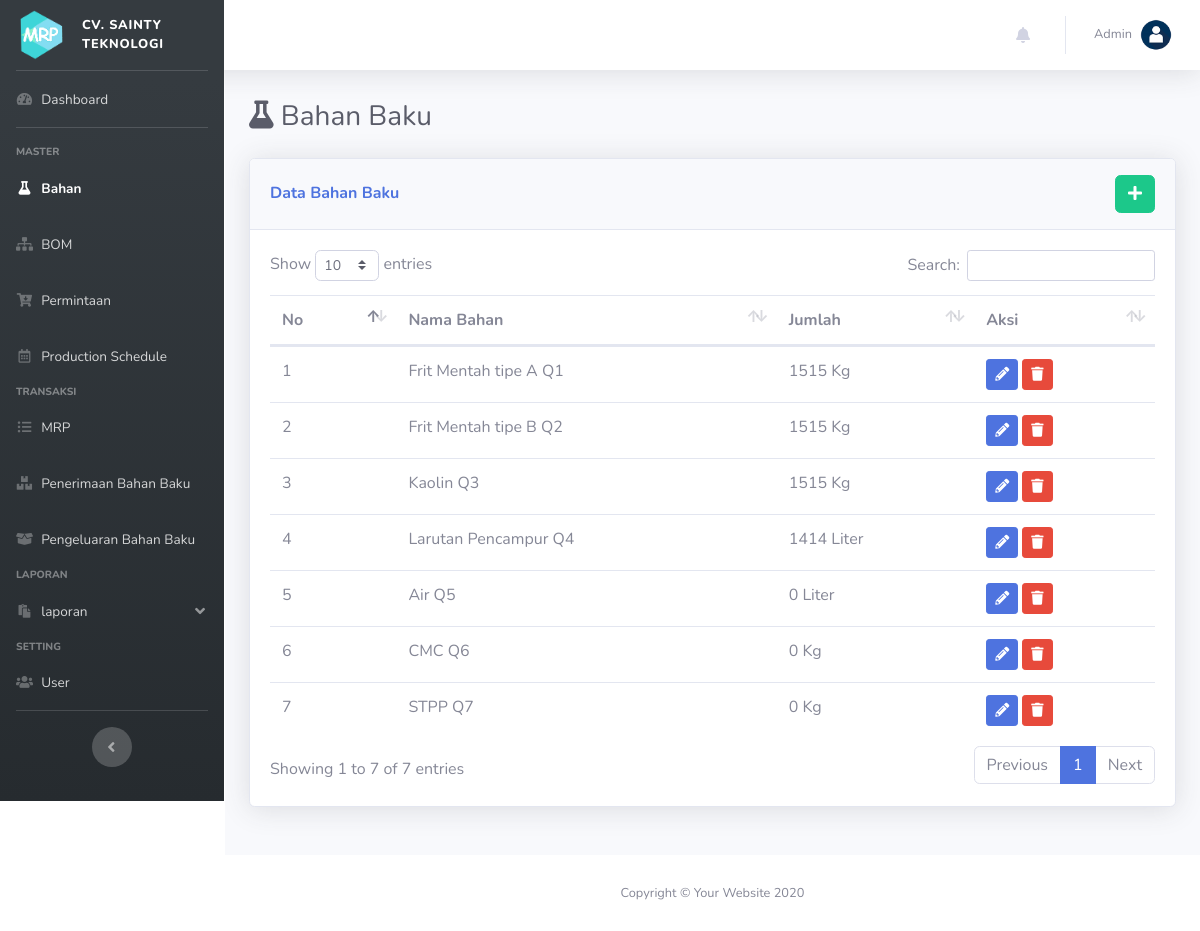
The app's page /index.php?p=bahan, older data.
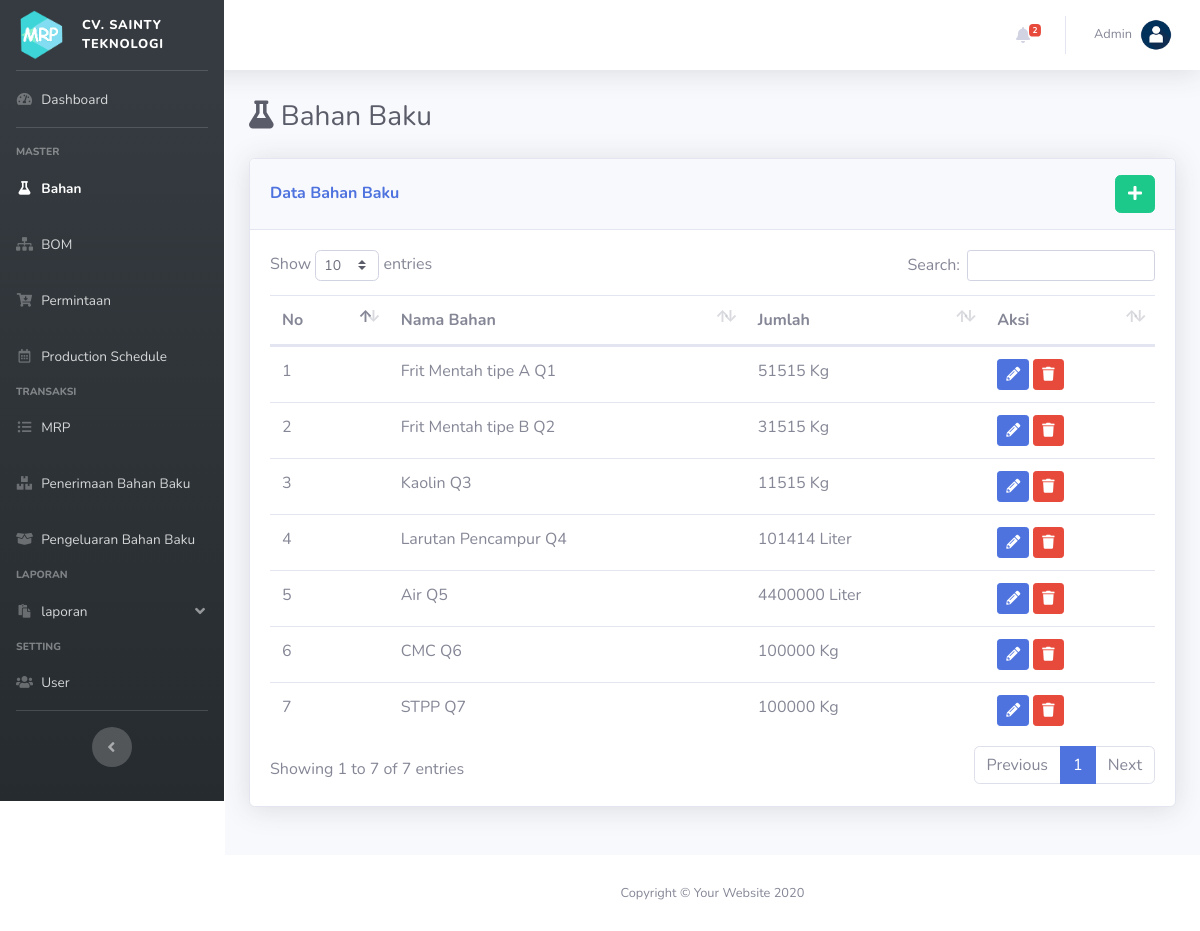
The same page, newer data.
### tables this page shows
CREATE TABLE IF NOT EXISTS `bahan` (
  `id_bahan` int(11) NOT NULL AUTO_INCREMENT,
  `nama_bahan` varchar(200) DEFAULT NULL,
  `satuan` varchar(200) DEFAULT NULL,
  `jumlah` double DEFAULT NULL,
  `ss` double(22,0) DEFAULT NULL,
  `rop` double(22,0) DEFAULT NULL,
  PRIMARY KEY (`id_bahan`)
);

### pages/bahan.php (the view, shortened to what this page needs)
<div class="d-sm-flex align-items-center justify-content-between mb-4">
    <h1 class="h3 mb-0 text-gray-800"> <i class="fa fa-flask"></i> Bahan Baku</h1>
</div>
<?php
	$ket = "Data";
?>
<div class="row row_angket">
	<div class="col mb-4">
		<div class="card shadow mb-4">
            <div class="card-header py-3 d-flex flex-row align-items-center justify-content-between">
                <h6 class="m-0 font-weight-bold text-primary"><?= ucfirst($ket); ?> Bahan Baku</h6>
                <?php
                if(!isset($_GET['ket'])){
                ?>
                <div class="dropdown no-arrow">
                    <a href="index.php?p=bahan&ket=tambah" class="btn btn-success" data-toggle="tooltip" data-placement="top" title="Tambah Data"><i class="fa fa-plus"></i></a>
                </div>
            	<?php } ?>
            </div>
            <div class="card-body">
            <?php
            	if(!isset($form)):
            ?>
            	<table class="table dataTable">
            		<thead>
            			<tr>
            				<th>No</th>
            				<th>Nama Bahan</th>
            				<th>Jumlah</th>
            				<th>Aksi</th>
            			</tr>
            		</thead>
            		<tbody>
            		<?php
            			$i=0;
            			$sql = "SELECT * FROM bahan";
            			$q = mysqli_query($con, $sql);
            			while($row = mysqli_fetch_array($q)):
            		?>
            			<tr>
            				<td><?= ++$i; ?></td>
                            <td><?= $row['nama_bahan']; ?></td>
                            <td><?= $row['jumlah'].' '.$row['satuan']; ?></td>
            				<td>
                                <a href="index.php?p=bahan&ket=ubah&id=<?= $row['id_bahan'] ?>" class="btn btn-sm btn-primary" data-toggle="tooltip" data-placement="top" title="Ubah Data"><i class="fa fa-pencil-alt"></i></a>
                                <button type="button" class="btn btn-sm btn-danger btn-hapus" data-id="<?= $row['id_bahan'] ?>" data-toggle="tooltip" data-placement="top" title="Hapus">
                                    <i class="fa fa-trash"></i>
                                </button>
                            </td>
            			</tr>
            		<?php endwhile; ?>
            		</tbody>
            	</table>
            	<?php endif; ?>
            </div>
        </div>
    </div>
</div>

### pages/notification.php (shortened to what this page needs)
<?php
    $sql = "SELECT * FROM bahan";
    $q = mysqli_query($con, $sql);
    $data = [];
    while($row = mysqli_fetch_array($q)){
        if($row['rop']>$row['jumlah']){
            array_push($data, array(
                                    'id_bahan' => $row['id_bahan'],
                                    'nama_bahan' => $row['nama_bahan'],
                                    ));
        }
    }
    $nr = sizeof($data);
?>
<li class="nav-item dropdown no-arrow mx-1">
    <a class="nav-link dropdown-toggle" href="#" id="alertsDropdown" role="button" data-toggle="dropdown" aria-haspopup="true" aria-expanded="false">
        <i class="fas fa-bell fa-fw"></i>
        <?php if($nr>0):?>
        <span class="badge badge-danger badge-counter"><?= $nr; ?></span>
        <?php endif;?>
    </a>
</li>

Row changes from the older to the newer data that the page shows:
changed bahan "Frit Mentah tipe A Q1": jumlah "1515" → "51515"
changed bahan "Frit Mentah tipe B Q2": jumlah "1515" → "31515"
changed bahan "Kaolin Q3": jumlah "1515" → "11515"
changed bahan "Larutan Pencampur Q4": jumlah "1414" → "101414"
changed bahan "Air Q5": jumlah "0" → "4400000"
changed bahan "CMC Q6": jumlah "0" → "100000"
changed bahan "STPP Q7": jumlah "0" → "100000"
Text that changed along with them:
$nr: (not shown) → "2"
